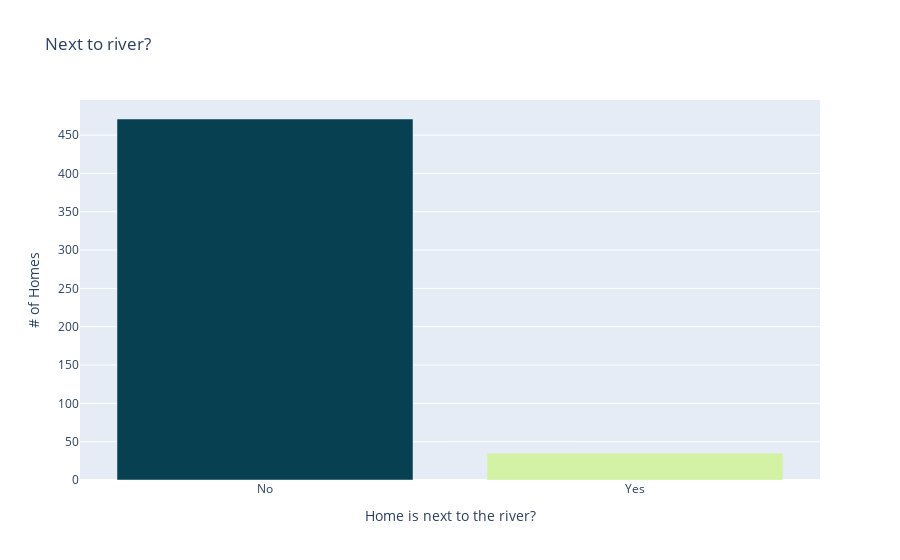

Notebook cell for this chart:
### Markdown cell above
#### Next to the River? ⛵️

**Challenge**

Create a bar chart with plotly for CHAS to show many more homes are away from the river versus next to it. The bar chart should look something like this:

<img src=https://i.imgur.com/AHwoQ6l.png height=350>

You can make your life easier by providing a list of values for the x-axis (e.g., `x=['No', 'Yes']`)

### Code cell
next_to_river = data["CHAS"].value_counts()

bar = px.bar(x=["No", "Yes"],
             y=next_to_river.values,
             color=next_to_river.values,
             color_continuous_scale=px.colors.sequential.Emrld,
             title="Next to river?")

bar.update_layout(xaxis_title="Home is next to the river?", 
                  yaxis_title="# of Homes",
                  coloraxis_showscale=False)
bar.show()

### Figure 1 — Plotly figure (JSON) as saved in the notebook; plotly's stock layout.template omitted (floating-point values rounded to 4 significant figures)
{"data": [{"alignmentgroup": "True", "hovertemplate": "x=%{x}<br>y=%{y}<br>color=%{marker.color}<extra></extra>", "legendgroup": "", "marker": {"color": [471, 35], "coloraxis": "coloraxis", "pattern": {"shape": ""}}, "name": "", "offsetgroup": "", "orientation": "v", "showlegend": false, "textposition": "auto", "type": "bar", "x": ["No", "Yes"], "xaxis": "x", "y": [471, 35], "yaxis": "y"}], "layout": {"barmode": "relative", "coloraxis": {"colorbar": {"title": {"text": "color"}}, "colorscale": [[0, "rgb(211, 242, 163)"], [0.1667, "rgb(151, 225, 150)"], [0.3333, "rgb(108, 192, 139)"], [0.5, "rgb(76, 155, 130)"], [0.6667, "rgb(33, 122, 121)"], [0.8333, "rgb(16, 89, 101)"], [1, "rgb(7, 64, 80)"]], "showscale": false}, "legend": {"tracegroupgap": 0}, "title": {"text": "Next to river?"}, "xaxis": {"anchor": "y", "domain": [0, 1], "title": {"text": "Home is next to the river?"}}, "yaxis": {"anchor": "x", "domain": [0, 1], "title": {"text": "# of Homes"}}}}
